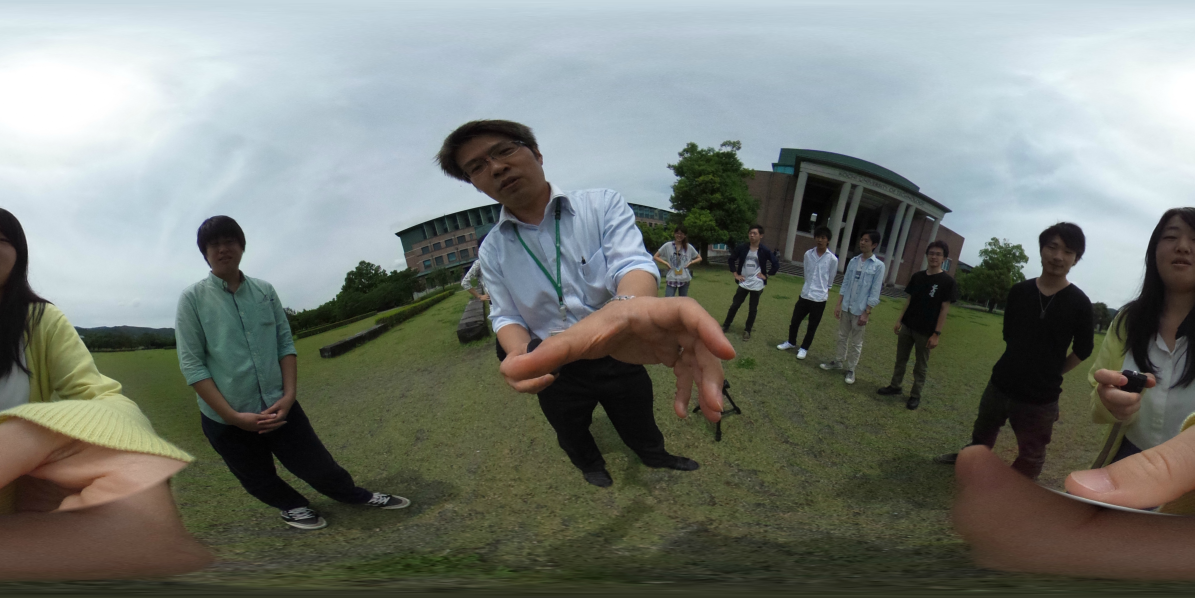
#> input picture image/theta04_cor.JPG, 3584 x 1792 px, found by its file name (shown at 1/3 size)
$ python sphere_more.py
#> lines starting #> are read from the running program, lines starting #| are printed output that depends on the picture; after the words box and inside, x2 and y2 are one past the last pixel; in counts of white or black regions, pixels touching at a corner belong together
### hough_rotate/line_detection.py
# import library
import cv2
import math
import numpy as np

#import files
import list_operation as list_opr
import hough_conversion as hough
import trapezoidal_comparison as trapezoidal
import function_approximation as f_approximation

def line_detection(img, orthogonal_threshold):
    img_temp = img;
    height = img.shape[0]
    width = img.shape[1]

    # ハフ変換、角度の絞り込み
    degree_line = hough.hough_lines(img, width, 100, 10)

    # 台形の面積比較による絞り込み
    trapezoid_line = trapezoidal.trapezoidal_comparison(degree_line, 100, 1700, 40000, 2)

    vertex_x, vertex_y = f_approximation.approximation_vertex(trapezoid_line, width, height, 1000, 0.00001, orthogonal_threshold)

    return vertex_x, vertex_y

### 1.HoughRotate/hough_conversion.py
# import library
import cv2
import math
import numpy as np

def hough_lines(img, line_extend, line_len, degree_threshold):
    # グレースケール変換
    gray = cv2.cvtColor(img, cv2.COLOR_BGR2GRAY)
    # エッジ抽出
    edges = cv2.Canny(gray, 50, 150, apertureSize = 3)
    # ハフ変換
    # 第一引数：image
    # 第二引数：rhoの精度
    # 第三引数：thetaの精度
    # 第四引数：最小の直線の長さ
    lines = cv2.HoughLines(edges, 1, math.pi/360, line_len)

    # 絞り込み後の直線格納リスト
    degree_line = []

    # 直線の端点を求める
    for i in range(0,len(lines)):
        # rho：直線までの距離
        # theta：直線の角度
        for rho,theta in lines[i]:
            # 端点取得
            a = np.cos(theta)
            b = np.sin(theta)
            x0 = a*rho
            y0 = b*rho
            x1 = int(x0 + line_extend*(-b))
            y1 = int(y0 + line_extend*(a))
            x2 = int(x0 - line_extend*(-b))
            y2 = int(y0 - line_extend*(a))

            if angle_refine(theta, degree_threshold):
                degree_line.append((x1,y1,x2,y2))

    return degree_line

# 直線の絞り込み
def angle_refine(degree, degree_threshold):
    # theta：ラジアン → 度
    degree = degree * 180 / math.pi

    # 直線の絞り込み
    if degree < degree_threshold or degree > 180-degree_threshold: # 負の角度
        return True
    else:
        return False

### 1.HoughConversion/list_operation.py
# import library
import cv2
import math
import numpy as np

def value_take_out(list_object, i):
    x1 = list_object[i][0]
    y1 = list_object[i][1]
    x2 = list_object[i][2]
    y2 = list_object[i][3]

    return x1, y1, x2, y2

### hough_rotate/trapezoidal_comparison.py
# import library
import cv2
import math
import numpy as np

# import files
import list_operation as list_opr
import linear_function as linear

def trapezoid_area(c11, c12, c21, c22, top, bottom):
    # 台形上辺長さ
    t_top = abs(c11 - c21)
    # 台形下辺長さ
    t_bottom = abs(c12 - c22)
    # 台形高さ
    t_height = bottom - top
    # 台形面積
    return (t_top + t_bottom) * t_height / 2

def dense_judge(trapezoid, trapezoid_threshold, dense_threshold):
    dense_count = 0
    for k in range(0,len(trapezoid)):
        if trapezoid[k] <= trapezoid_threshold:
            dense_count += 1

    if dense_count < dense_threshold:
        return True
    else:
        return False

def trapezoidal_comparison(degree_line, slice_line_top, slice_line_bottom, trapezoid_threshold, dense_threshold):
    # 絞り込み後格納配列
    trapezoid_line = []

    # 注目直線
    for i in range(0,len(degree_line)):
        # 値の取り出し
        x11, y11, x12, y12 = list_opr.value_take_out(degree_line, i)

        # 台形配列の初期化
        trapezoid = []

        # 注目直線 y = ax + b
        a1, b1 = linear.ab(x11, y11, x12, y12)

        # 注目直線と横線との交点
        cross11_x, cross12_x = linear.two_slice(a1, b1, slice_line_top, slice_line_bottom, x11)

        # 比較対象直線
        for j in range(0,len(degree_line)):
            if j != i:
                # 値の取り出し
                x21, y21, x22, y22 = list_opr.value_take_out(degree_line, j)

                # 比較対象直線 y = ax + b
                a2, b2 = linear.ab(x21, y21, x22, y22)

                # 比較直線と横線との交点
                cross21_x, cross22_x = linear.two_slice(a2, b2, slice_line_top, slice_line_bottom, x21)

                # 台形
                trapezoid.append(trapezoid_area(cross11_x, cross12_x, cross21_x, cross22_x, slice_line_top, slice_line_bottom))

        # 台形面積による絞り込み
        if dense_judge(trapezoid, trapezoid_threshold, dense_threshold):
            trapezoid_line.append((x11,y11,x12,y12))

    return trapezoid_line

### hough_rotate/linear_function.py
# import library
import cv2
import math
import numpy as np

def ab(x1, y1, x2, y2):
    a = 0
    if x2 - x1 != 0:
        a = (y2 - y1)/(x2 - x1)
    b = a * (-x1) + y1

    return a, b

# [5 lines left out: function center_slice, not called in this run]

def two_slice(a, b, top, bottom, x):
    if a != 0:
        cross1_x = (top    - b) / a
        cross2_x = (bottom - b) / a
    else:
        cross1_x = cross2_x = x

    return cross1_x, cross2_x

### hough_rotate/sphere_more.py
# import
import cv2
import numpy as np
import math
import os

# create files
import bicubic as bicubic
import exif as exif
import rotate as rotate
import exif_rotate as exif_rotate
import line_detection as line

# 度　→　ラジアン
def rad_conv(a):
    a = a * math.pi / 180
    return a

### main
if __name__ == "__main__":
    # 画像の読み込み
    print ('program start')
    filename = '../image/theta04_cor.jpg'

    print ('start exif rotate')
    #filename = exif_rotate.exif_rotate(filename)

    img    = cv2.imread(filename, 1)
#> img is the input picture: shape (1792, 3584, 3); mean B, G, R 117, 123.4, 118.2
    height = img.shape[0]
#> height = 1792
    width  = img.shape[1]
#> width = 3584

    result = np.zeros((height, width, 3), np.uint8)
    #for i in (5,4,3,2,1):
    # 結果画像配列作成
    result = np.zeros((height, width, 3), np.uint8)

    r = height / math.pi
#> r = 570.4

    print ('line detection')
    vertex_x, vertex_y = line.line_detection(img, 3)
#> in hough_lines, `gray = cv2.cvtColor(img, cv2.COLOR_BGR2GRAY)`:
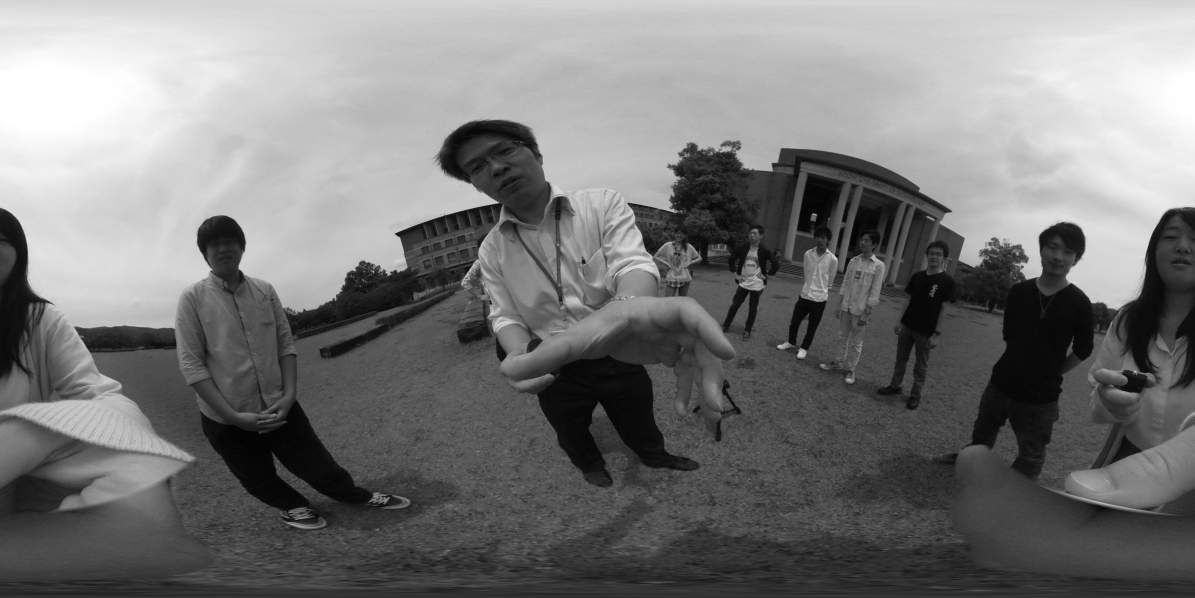
#> gray: shape (1792, 3584) (shown at 1/3 size); min 0, max 255, mean 121.1
#> in hough_lines, `edges = cv2.Canny(gray, 50, 150, apertureSize = 3)`:
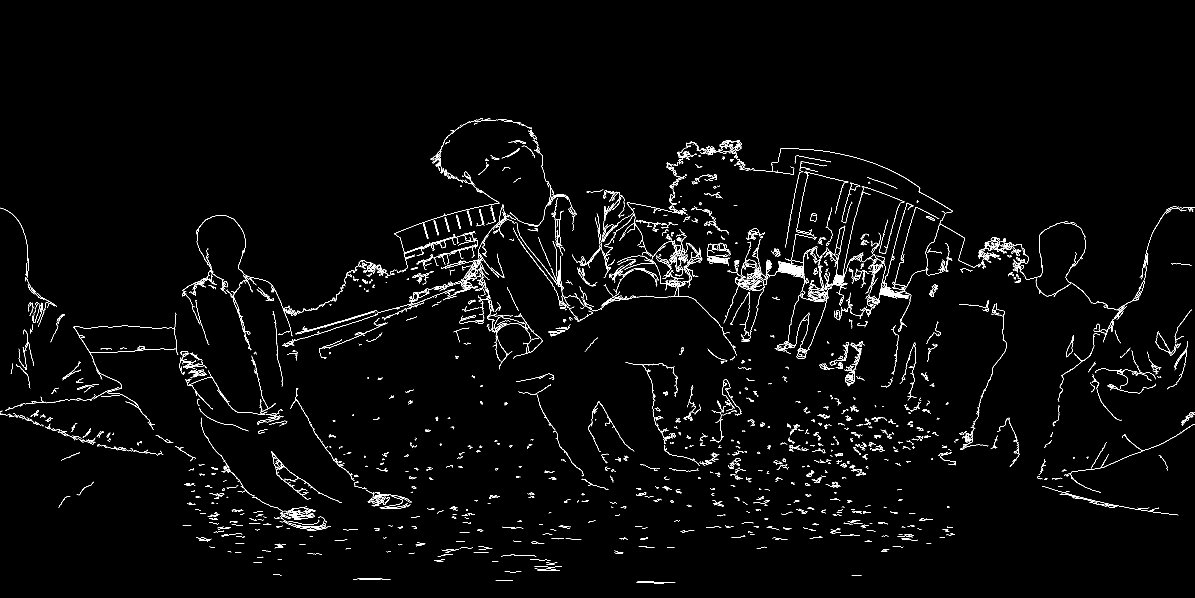
#> edges: shape (1792, 3584) (shown at 1/3 size); 1.6% white in thin lines or dots, all inside (x1, y1, x2, y2) = (0, 354, 3584, 1750)
#> the loop in hough_lines, `for i in range(0,len(lines)):` made 8802 passes
#> after the loop in hough_lines, `for i in range(0,len(lines)):`: degree_line = 76 items, first 6: (1553, -3625, 1741, 3539), (1813, 3958, 3057, -3100), (1514, -3639, 1765, 3524), (1820, 3938, 3003, -3131), (1789, 3954, 3034, -3104), (2091, 3983, 3274, -3085)
#> the loop in trapezoidal_comparison, `for i in range(0,len(degree_line)):` made 76 passes
#> (x11, y11, x12, y12) on pass 1: (1553, -3625, 1741, 3539)
#> (the run stopped early here; a loop or call above may not have finished)
